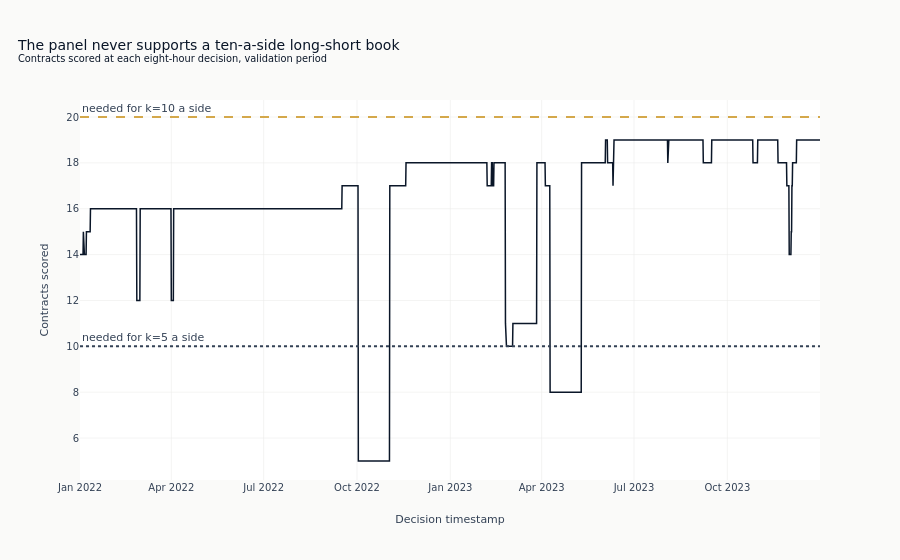

The cell this chart's notebook holds for it:
### Code cell
fig_breadth = go.Figure(
    go.Scatter(
        x=breadth.get_column("timestamp").to_list(),
        y=breadth.get_column("len").to_list(),
        mode="lines",
        line={"color": COLORS["blue"], "width": 1.5},
        name="Contracts scored",
    )
)
for k, style in ((5, "dot"), (10, "dash")):
    fig_breadth.add_hline(
        y=2 * k,
        line={"color": COLORS["amber"] if k == 10 else COLORS["neutral"], "dash": style},
        annotation_text=f"needed for k={k} a side",
        annotation_position="top left",
    )
fig_breadth.update_layout(
    title={
        "text": "The panel never supports a ten-a-side long-short book"
        "<br><sup>Contracts scored at each eight-hour decision, validation period</sup>",
        "x": 0.02,
        "xanchor": "left",
    },
    xaxis_title="Decision timestamp",
    yaxis_title="Contracts scored",
    showlegend=False,
)
show_plotly_with_alt(
    fig_breadth,
    "Line chart of the number of perpetual contracts scored at each eight-hour decision over the "
    "validation period, with two horizontal reference lines at ten and twenty contracts marking "
    "what a five-a-side and a ten-a-side long-short book need. The series starts at fourteen "
    "contracts in January 2022 and ends at nineteen, and it never touches the twenty line, so "
    "the ten-a-side rule is never fillable. It drops below the ten line in two separate "
    "episodes rather than trending: to five between 2 October and 2 November 2022, and to eight "
    "between 9 April and 10 May 2023, ninety-three decisions each and 186 of 2,189 in total. "
    "Across those the five-a-side rule truncates to whatever the cross-section holds rather "
    "than failing.",
)

### Figure 1 — Plotly figure (JSON) as saved in the notebook; plotly's stock layout.template omitted (floating-point values rounded to 4 significant figures; data arrays with more than 128 entries replaced by an {"elided": "..."} marker saying what was removed)
{"data": [{"line": {"color": "#0a1628", "width": 1.5}, "mode": "lines", "name": "Contracts scored", "type": "scatter", "x": {"elided": "2189 str values"}, "y": {"elided": "2189 int values"}}], "layout": {"annotations": [{"showarrow": false, "text": "needed for k=5 a side", "x": 0, "xanchor": "left", "xref": "x domain", "y": 10, "yanchor": "bottom", "yref": "y"}, {"showarrow": false, "text": "needed for k=10 a side", "x": 0, "xanchor": "left", "xref": "x domain", "y": 20, "yanchor": "bottom", "yref": "y"}], "shapes": [{"line": {"color": "#334155", "dash": "dot"}, "type": "line", "x0": 0, "x1": 1, "xref": "x domain", "y0": 10, "y1": 10, "yref": "y"}, {"line": {"color": "#D4A84B", "dash": "dash"}, "type": "line", "x0": 0, "x1": 1, "xref": "x domain", "y0": 20, "y1": 20, "yref": "y"}], "showlegend": false, "title": {"text": "The panel never supports a ten-a-side long-short book<br><sup>Contracts scored at each eight-hour decision, validation period</sup>", "x": 0.02, "xanchor": "left"}, "xaxis": {"title": {"text": "Decision timestamp"}}, "yaxis": {"title": {"text": "Contracts scored"}}}}
